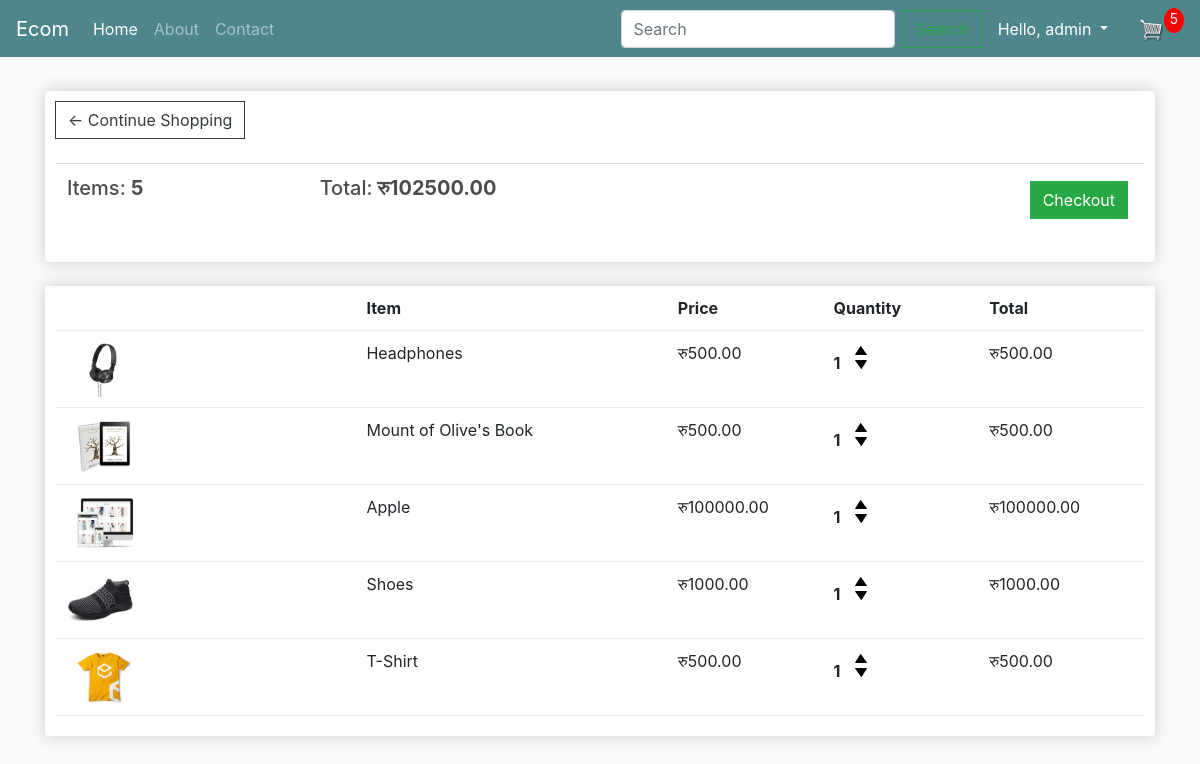
The app's page /cart/ (signed in) with its own data.
### store/models.py (models this page shows, shortened)
class Order(models.Model):
	STATUS = (
		('Processing', 'Processing'),
		('Shipped', 'Shipped'),
		('Delivered', 'Delivered'),
	)
	customer = models.ForeignKey(Customer, on_delete=models.SET_NULL, null=True, blank=True)
	date_ordered = models.DateTimeField(auto_now_add=True)
	complete = models.BooleanField(default=False)
	transaction_id = models.CharField(max_length=100, null=True)
	status = models.CharField(max_length=200, null=True, choices=STATUS, default='Processing')
	@property
	def get_cart_total(self):
		orderitems = self.orderitem_set.all()
		total = sum([item.get_total for item in orderitems])
		return total
	@property
	def get_cart_items(self):
		orderitems = self.orderitem_set.all()
		total = sum([item.quantity for item in orderitems])
		return total

class OrderItem(models.Model):
	product = models.ForeignKey(Product, on_delete=models.SET_NULL, null=True)
	order = models.ForeignKey(Order, on_delete=models.SET_NULL, null=True)
	quantity = models.IntegerField(default=0, null=True, blank=True)
	date_added = models.DateTimeField(auto_now_add=True)
	@property
	def get_total(self):
		total = self.product.price * self.quantity
		return total

class Product(models.Model):
	name = models.CharField(max_length=200)
	price = models.FloatField()
	digital = models.BooleanField(default=False,null=True, blank=True)
	image = models.ImageField(null=True, blank=True)
	@property
	def imageURL(self):
		try:
			url = self.image.url
		except:
			url = ''
		return url

### store/views.py (the view)
# urls.py: path('cart/', views.cart, name="cart"),
def cart(request):
	data = cartData(request)
	cartItems = data['cartItems']
	order = data['order']
	items = data['items']
	context = {'items':items, 'order':order, 'cartItems':cartItems}
	return render(request, 'store/cart.html', context)

### store/utils.py (called while the page is built)
def cartData(request):
	if request.user.is_authenticated:
		try:
			customer = request.user.customer
		except:
			customer, created = Customer.objects.get_or_create(user=request.user)
			if created:
				customer.email = request.user.email
				customer.save()
		order, created = Order.objects.get_or_create(customer=customer, complete=False)
		items = order.orderitem_set.all()
		cartItems = order.get_cart_items
	else:
		items = []
		order = {'get_cart_total':0, 'get_cart_items':0, 'shipping':False}
		cartItems = order['get_cart_items']
	return {'cartItems':cartItems ,'order':order, 'items':items}

### store/templates/store/cart.html
{% extends 'store/main.html' %}
{% load static %}
{% block content %}
	<div class="row">
		<div class="col-lg-12">
			<div class="box-element">
				<a  class="btn btn-outline-dark" href="{% url 'store' %}">&#x2190; Continue Shopping</a>
				<br>
				<br>
				<table class="table">
					<tr>
						<th><h5>Items: <strong>{{order.get_cart_items}}</strong></h5></th>
						<th><h5>Total:<strong> रु{{order.get_cart_total|floatformat:2}}</strong></h5></th>
						<th>
							<a  style="float:right; margin:5px;" class="btn btn-success" href="{% url 'checkout' %}">Checkout</a>
						</th>
					</tr>
				</table>
			</div>
			<br>
			<div class="box-element">
				<div class="cart-row">
					<div style="flex:2"></div>
					<div style="flex:2"><strong>Item</strong></div>
					<div style="flex:1"><strong>Price</strong></div>
					<div style="flex:1"><strong>Quantity</strong></div>
					<div style="flex:1"><strong>Total</strong></div>
				</div>
				{% for item in items %}
				<div class="cart-row">
					<div style="flex:2"><img class="row-image" src="{{item.product.imageURL}}"></div>
					<div style="flex:2"><p>{{item.product.name}}</p></div>
					<div style="flex:1"><p>रु{{item.product.price|floatformat:2}}</p></div>
					<div style="flex:1">
						<p class="quantity">{{item.quantity}}</p>
						<div class="quantity">
							<img data-product="{{item.product.id}}" data-action="add" class="chg-quantity update-cart" src="{% static  'images/arrow-up.png' %}">
							<img data-product="{{item.product.id}}" data-action="remove" class="chg-quantity update-cart" src="{% static  'images/arrow-down.png' %}">
						</div>
					</div>
					<div style="flex:1"><p>रु{{item.get_total|floatformat:2}}</p></div>
				</div>
				{% endfor %}
			</div>
		</div>
	</div>
{% endblock content %}

### store/templates/store/main.html (shortened to what this page needs)
<!DOCTYPE html>
{% load static %}
<html>
<head>
	<link rel="stylesheet" href="https://stackpath.bootstrapcdn.com/bootstrap/4.4.1/css/bootstrap.min.css">
	<link rel="stylesheet" type="text/css" href="{% static 'css/main.css' %}">
</head>
<body>
	<nav class="navbar navbar-expand-lg navbar-dark bg-dark">
	  <a class="navbar-brand" href="{% url 'store' %}">Ecom</a>
	  <div class="collapse navbar-collapse" id="navbarSupportedContent">
	    <ul class="navbar-nav mr-auto">
	      <li class="nav-item active">
	        <a class="nav-link" href="{% url 'store' %}">Home</a>
	      </li>
          <li class="nav-item">
            <a class="nav-link" href="{% url 'about' %}">About</a>
          </li>
          <li class="nav-item">
            <a class="nav-link" href="{% url 'contact' %}">Contact</a>
          </li>
	    </ul>
	    <div class="form-inline my-2 my-lg-0">
            <form class="form-inline my-2 my-lg-0" method="get" action="{% url 'store' %}">
                <input class="form-control mr-sm-2" type="search" placeholder="Search" aria-label="Search" name="q">
                <button class="btn btn-outline-success my-2 my-sm-0" type="submit">Search</button>
            </form>
            {% if user.is_authenticated %}
                <div class="nav-item dropdown">
                    <a class="nav-link dropdown-toggle text-white" href="#" id="navbarDropdown" role="button" data-toggle="dropdown" aria-haspopup="true" aria-expanded="false">
                        Hello, {{ user.username }}
                    </a>
                </div>
            {% else %}
                <a href="{% url 'login' %}"class="btn btn-primary ml-2">Login</a>
            {% endif %}
	     	<a href="{% url 'cart' %}">
	    		<img  id="cart-icon" src="{% static 'images/cart.png' %}">
	    	</a>
	    	<p id="cart-total">{{cartItems}}</p>
	    </div>
	  </div>
	</nav>
     <div class="container">
            <br>
            {% block content %}
            {% endblock content %}
         </div>
</body>
</html>

### static/css/main.css (style rules this page uses)
body { background-color: hsl(0, 0%, 98%); }
h1,h2,h3,h4,h5,h6 { color:hsl(0, 0%, 30%); }
.box-element { box-shadow:hsl(0, 0%, 80%) 0 0 16px; background-color: #fff; border-radius: 4px; padding: 10px; }
.bg-dark { background-color: #4f868c!important; }
#cart-icon { width:25px; display: inline-block; margin-left: 15px; }
#cart-total { display: block; text-align: center; color:#fff; background-color: red; width: 20px; height: 25px; border-radius: 50%; font-size: 14px; }
.col-lg-4, .col-lg-6, .col-lg-8, .col-lg-12 { margin-top: 10px; }
.btn { border-radius: 0; }
.row-image { width: 100px; }
.cart-row { display: flex; align-items: flex-stretch; padding-bottom: 10px; margin-bottom: 10px; border-bottom: 1px solid #ececec; }
.quantity { display: inline-block; font-weight: 700; padding-right:10px; }
.chg-quantity { width: 12px; cursor: pointer; display: block; margin-top: 5px; transition:.1s; }

### records on screen
Order: get_cart_items "5", get_cart_total "102500.00"
OrderItem: product.imageURL (picture), product.name "Headphones", product.price "500.00", quantity "1", get_total "500.00"
OrderItem: product.imageURL (picture), product.name "Mount of Olive's Book", product.price "500.00", quantity "1", get_total "500.00"
OrderItem: product.imageURL (picture), product.name "Apple", product.price "100000.00", quantity "1", get_total "100000.00"
OrderItem: product.imageURL (picture), product.name "Shoes", product.price "1000.00", quantity "1", get_total "1000.00"
OrderItem: product.imageURL (picture), product.name "T-Shirt", product.price "500.00", quantity "1", get_total "500.00"

### other values on screen
{{ user.username }} "admin"
{{ cartItems }} "5"
